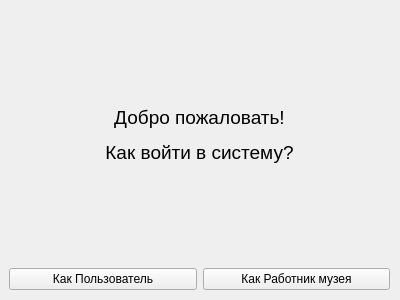
<?xml version="1.0" encoding="UTF-8"?>
<ui version="4.0">
 <class>LoginWindow</class>
 <widget class="QWidget" name="LoginWindow">
  <property name="geometry">
   <rect>
    <x>0</x>
    <y>0</y>
    <width>400</width>
    <height>300</height>
   </rect>
  </property>
  <property name="windowTitle">
   <string>Вход в систему</string>
  </property>
  <widget class="QWidget" name="gridLayoutWidget">
   <property name="geometry">
    <rect>
     <x>9</x>
     <y>9</y>
     <width>381</width>
     <height>281</height>
    </rect>
   </property>
   <layout class="QGridLayout" name="gridLayout">
    <item row="1" column="0">
     <widget class="QPushButton" name="userLoginBtn">
      <property name="text">
       <string>Как Пользователь</string>
      </property>
     </widget>
    </item>
    <item row="1" column="1">
     <widget class="QPushButton" name="workerLoginBtn">
      <property name="text">
       <string>Как Работник музея</string>
      </property>
     </widget>
    </item>
    <item row="0" column="0" colspan="2">
     <widget class="QLabel" name="label">
      <property name="text">
       <string>&lt;html&gt;&lt;head/&gt;&lt;body&gt;&lt;p align=&quot;center&quot;&gt;&lt;span style=&quot; font-size:14pt;&quot;&gt;Добро пожаловать!&lt;/span&gt;&lt;/p&gt;&lt;p align=&quot;center&quot;&gt;&lt;span style=&quot; font-size:14pt;&quot;&gt;Как войти в систему?&lt;/span&gt;&lt;/p&gt;&lt;/body&gt;&lt;/html&gt;</string>
      </property>
      <property name="alignment">
       <set>Qt::AlignCenter</set>
      </property>
      <property name="margin">
       <number>0</number>
      </property>
     </widget>
    </item>
   </layout>
  </widget>
 </widget>
 <resources/>
 <connections/>
</ui>
